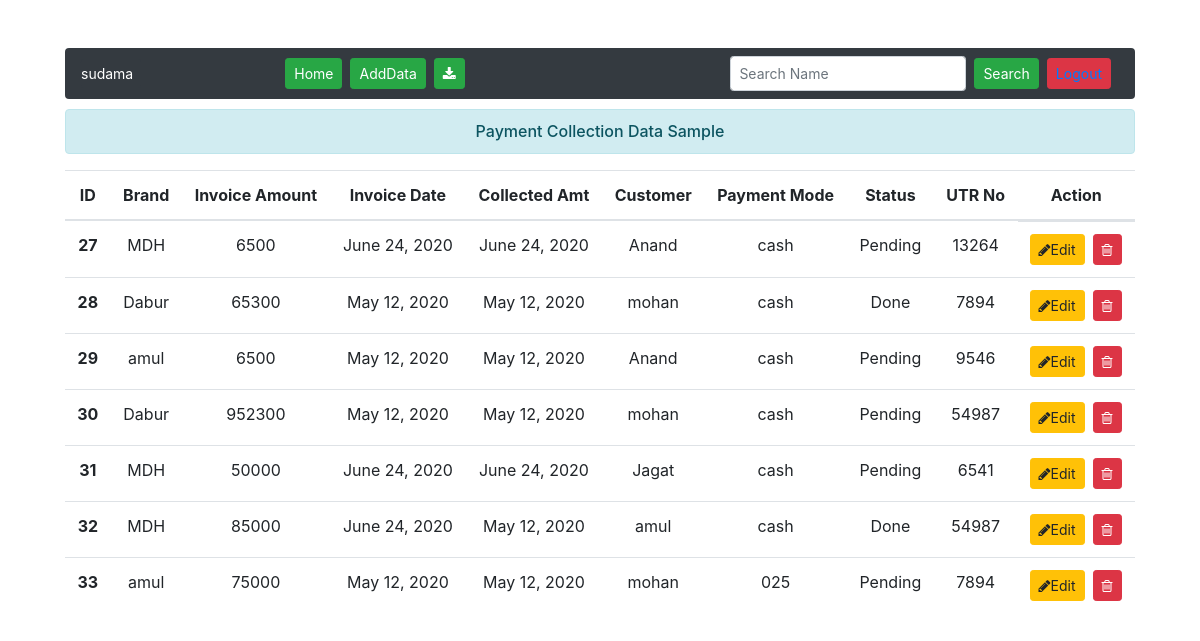
Page /userhome/ (signed in) on the committed database.
### enroll/models.py (models this page shows)
class User_table(models.Model):
    brand = models.CharField(max_length=70)
    invamt = models.IntegerField()
    invdate = models.DateField(null=True, blank=True)
    cltnamt = models.IntegerField()
    cltndate = models.DateField(null=True, blank=True)
    customer = models.CharField(max_length=70)
    customercode = models.CharField(max_length=70)
    collectedby = models.CharField(max_length=70)
    paymentmode = models.CharField(max_length=70)
    cheque = models.IntegerField()
    bank = models.CharField(max_length=70)
    duedate = models.DateField(null=True, blank=True)
    status = models.CharField(max_length=70, default='Pending')
    doptdate = models.DateField(null=True, blank=True)
    utrno = models.IntegerField()
    bksc = models.IntegerField()

### enroll/views.py (the view)
# urls.py: path('userhome/', views.show_userdata, name='userhome'),
def show_userdata(request):
    stud = User_table.objects.all()
    return render(request, "enroll/showuserdata.html", {'stu':stud})

### enroll/templates/enroll/showuserdata.html (shortened to what this page needs)
{% extends 'enroll/user.html' %}
{% block content %}
<div class="row" style="margin-top:10px;">
    <div class="col-sm-12">
        <h6 class="text-center alert alert-info">Payment Collection Data Sample</h6>
        {% if stu %}
        <table class="table table-hover text-sm-center">
            <thead>
                <tr>
                <th scope="col">ID</th>
                <th scope="col">Brand</th>
                <th scope="col">Invoice Amount</th>
                <th scope="col">Invoice Date</th>
                <th scope="col">Collected Amt</th>
                <th scope="col">Customer</th>
                <th scope="col">Payment Mode</th>
                <th scope="col">Status</th>
                <th scope="col">UTR No</th>
                <th scope="col">Action</th>
                  </tr>
            </thead>
                <tbody>
                    {% for st in stu %}
                        <tr>
                            <th scope="row">{{st.id}}</th>
                            <td>{{st.brand}}</td>
                            <td>{{st.invamt}}</td>
                            <td>{{st.invdate}}</td>
                            <td>{{st.cltndate}}</td>
                            <td>{{st.customer}}</td>
                            <td>{{st.paymentmode}}</td>
                            <td>{{st.status}}</td>
                            <td>{{st.utrno}}</td>
                            <td class="d-flex">
                                <a href="{% url 'updateuserdata' st.id %}" class="btn btn-warning btn-sm"><i class="fa fa-pencil"></i>Edit</a>
                                <form action="{% url 'deleteuserdata' st.id %}" method="POST" class="ml-2">
                                    <button type="submit" class="btn btn-danger btn-sm"><i class="fa fa-trash-o"></i></button>
                                </form>
                            </td>
                        </tr>
                    {% endfor %}
                </tbody>
        </table>
        {% else %}
            <h4 class="text-center alert alert-warning">No Record</h4>
        {% endif %}
    </div>
</div>
{% endblock content %}

### enroll/templates/enroll/user.html (shortened to what this page needs)
<!DOCTYPE html> {% load static %}
<html lang="en">
<head>
    <link rel="stylesheet" href="{% static 'enroll/css/bootstrap.css' %}">
    <link rel="stylesheet" href="https://cdnjs.cloudflare.com/ajax/libs/font-awesome/4.7.0/css/font-awesome.min.css">
</head>
<body>
    <div class="container mt-5 col-sm-11">
        <nav class="navbar navbar-expand-lg navbar-dark bg-dark rounded">
            <div class="collapse navbar-collapse" id="navbarTogglerDemo01">
                <p class="navbar-nav text-white bg-dark btn-sm">{{user.username}}</p>
                <ul class="navbar-nav mr-auto mt-2 mt-lg-0" style="margin-left: 140px;">
                    <li class="nav-item active">
                        <a class="btn btn-success btn-sm mx-1" href="{% url 'userhome' %}">Home</a>
                    </li>
                    <li class="nav-item">
                        <a class="btn btn-success btn-sm mx-1" href="{% url 'adduserdata' %}">AddData</a>
                    </li>
                    <li class="nav-item">
                        <a download class="btn btn-success btn-sm mx-1" href="#"><i class="fa fa-download"></i></a>
                    </li>
                </ul>
                <form method="post" action="/search" class="form-inline my-3 my-lg-0">
                    <input class="form-control mr-sm-2 btn-sm" type="search" placeholder="Search Name" aria-label="Search" name="stu" id="stu">
                    <button class="btn btn-success my-sm-0 btn-sm" type="submit">Search</button>
                </form>
                {% if user.is_authenticated %}
                    <button class="btn btn-danger btn-sm mx-2"><a href="{% url 'logout' %}">Logout</a></button>
				{% endif %}
            </div>
        </nav>
        {% block content %}{% endblock content %}
    </div>
</body>
</html>

### rows in the picture
User_table: id "27", brand "MDH", invamt "6500", invdate "June 24, 2020", cltndate "June 24, 2020", customer "Anand", paymentmode "cash", status "Pending", utrno "13264"
User_table: id "28", brand "Dabur", invamt "65300", invdate "May 12, 2020", cltndate "May 12, 2020", customer "mohan", paymentmode "cash", status "Done", utrno "7894"
User_table: id "29", brand "amul", invamt "6500", invdate "May 12, 2020", cltndate "May 12, 2020", customer "Anand", paymentmode "cash", status "Pending", utrno "9546"
User_table: id "30", brand "Dabur", invamt "952300", invdate "May 12, 2020", cltndate "May 12, 2020", customer "mohan", paymentmode "cash", status "Pending", utrno "54987"
User_table: id "31", brand "MDH", invamt "50000", invdate "June 24, 2020", cltndate "June 24, 2020", customer "Jagat", paymentmode "cash", status "Pending", utrno "6541"
User_table: id "32", brand "MDH", invamt "85000", invdate "June 24, 2020", cltndate "May 12, 2020", customer "amul", paymentmode "cash", status "Done", utrno "54987"
User_table: id "33", brand "amul", invamt "75000", invdate "May 12, 2020", cltndate "May 12, 2020", customer "mohan", paymentmode "025", status "Pending", utrno "7894"

### other values in the picture
{{ user.username }} "sudama"
